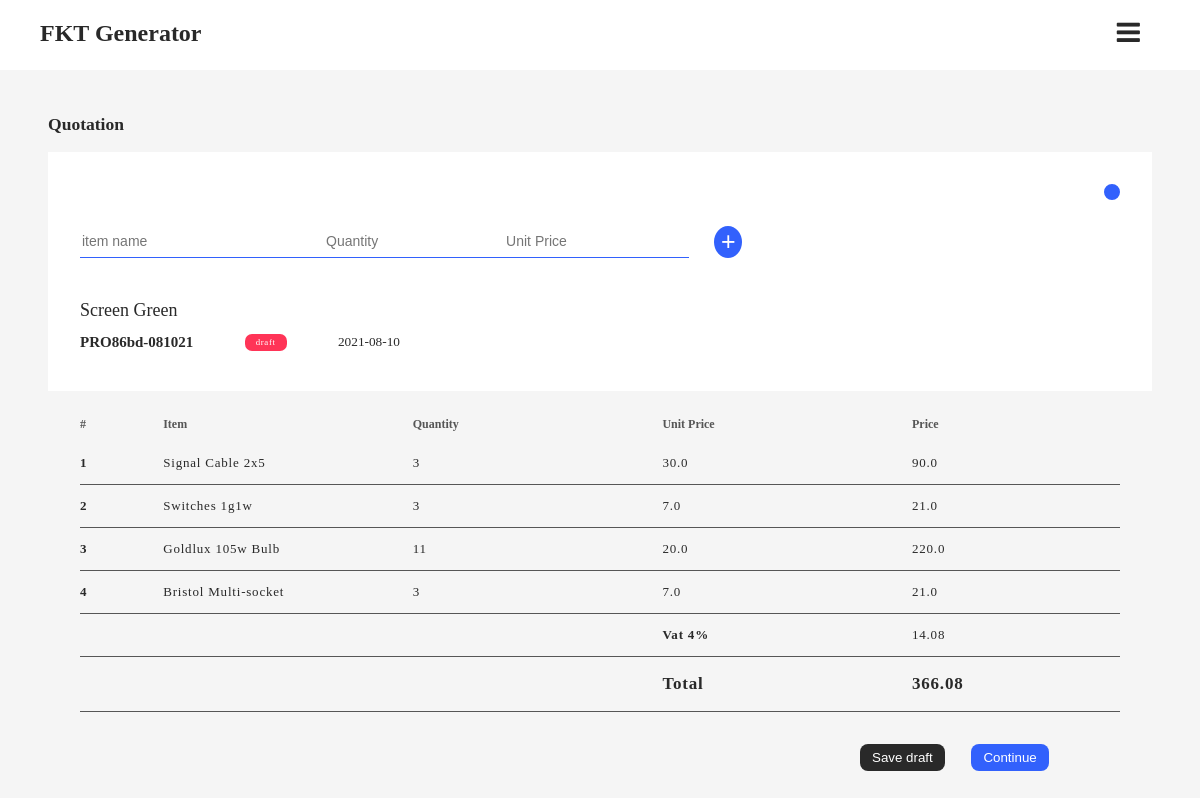
The page /form_viewer/3 on the database its author committed.
### recapp/models.py (models this page shows, shortened)
class Ticket(db.Model):
    id = db.Column(db.Integer, primary_key=True)
    pseudo_id = db.Column(db.String, unique=True, nullable=False)
    belongs_to = db.Column(db.String, nullable=False)
    form_type = db.Column(db.String, nullable=False)
    status = db.Column(db.String, nullable=False)
    subtotal = db.Column(db.Float, nullable=False, default=0.00)
    vat = db.Column(db.Float, nullable=False, default=0.00)
    total_sum = db.Column(db.Float, nullable=False, default=0.00)
    no_items = db.Column(db.Integer, nullable=False, default=0)
    issuance_date = db.Column(
        db.DateTime, nullable=False, default=datetime.utcnow())
    items = db.relationship('Storage', backref='pocket', lazy=True)

class Storage(db.Model):
    id = db.Column(db.Integer, primary_key=True)
    item_name = db.Column(db.String, nullable=False)
    item_quantity = db.Column(db.Integer, nullable=False)
    unit_price = db.Column(db.Float, nullable=False)
    total_price = db.Column(db.Float, nullable=False)
    ticket_link = db.Column(
        db.Integer, db.ForeignKey('ticket.id'), nullable=False)

### recapp/routes.py (the view, shortened to what this page needs)
@app.route("/form_viewer/<int:ticket_id>", methods=['GET', 'POST'])
def form_viewer(ticket_id):
    call_for_view = Ticket.query.filter_by(id=ticket_id).first()
    form = Generator()
    resources = Storage.query.filter_by(
        ticket_link=ticket_id).all()
    return render_template('viewer.html', viewer=call_for_view, title=f'{call_for_view.pseudo_id}', resources=resources, form=form, count=0)

### recapp/forms.py
class Generator(FlaskForm):
    item_name = StringField(validators=[DataRequired()])
    item_quantity = IntegerField(validators=[DataRequired()])
    unit_price = FloatField(validators=[DataRequired()])
    add = SubmitField('+')

### recapp/templates/viewer.html (shortened to what this page needs)
{% extends 'origin.html' %}
    {% block content %}
    <main role="main">
        <div class="container">
            <div class="form-type">
            {% if viewer.form_type == 'REC' %}
                <h3>Receipt</h3>
            {% else %}
                <h3>Quotation</h3>
            {% endif %}
            </div>
            <div class="plaque half-radius for-form">
                <div>
                    <li id="form-dropdown">
                        <a href="#" class="caret" id="caret">
                        </a>
                    </li>
                </div>
                <div class="form editor">
                    <form action="" class="" method="POST">
                        <div class="generator">
                            {{ form.item_name(class='top-off', id="item-name", placeholder='item name') }}
                            {{ form.item_quantity(class='top-off', id="item-quantity", placeholder='Quantity') }}
                            {{ form.unit_price(class='top-off', id="unit_price", placeholder='Unit Price') }}
                            {{ form.add(class='btn-round') }}
                        </div>
                    </form>
                </div>
                <div class="meta">
                        <div class="form-owner">
                            <p>{{ viewer.belongs_to }}</p>
                        </div>
                        <div class="meta-meta">
                            <div class="form-id">
                                <h2>{{ viewer.pseudo_id }}</h2>
                            </div>
                            <div class="status {{ viewer.status }}">
                                <small>{{ viewer.status }}</small>
                            </div>
                            <div class="date">
                                <small>{{ viewer.issuance_date.date() }}</small>
                            </div>
                        </div>
                    </div>
                </div>
                <div class="table">
                    <div class="heads">
                        <div class="row">
                            <div class="column" id="num-col">
                                <h2>#</h2>
                            </div>
                            <div class="column">
                                <h2>Item</h2>
                            </div>
                            <div class="column">
                                <h2>Quantity</h2>
                            </div>
                            <div class="column">
                                <h2>Unit Price</h2>
                            </div>
                            <div class="column">
                                <h2>Price</h2>
                            </div>
                        </div>
                    </div>
                    <div class="entries">
                         {% if resources %}
                            {% for item in resources %}
                                <div class="row">
                                    <div class="column" id="num-col">
                                        <p>{{ resources.index(item) + 1 }}</p>
                                    </div>
                                    <div class="column">
                                        <p>{{item.item_name}}</p>
                                    </div>
                                    <div class="column">
                                        <p>{{item.item_quantity}}</p>
                                    </div>
                                    <div class="column">
                                        <p>{{item.unit_price}}</p>
                                    </div>
                                    <div class="column">
                                        <p>{{item.total_price}}</p>
                                    </div>
                                </div>
                            {% endfor %}
                            <div class="row vat-row">
                                <div class="column" id="num-col"></div>
                                <div class="column"></div>
                                <div class="column"></div>
                                <div class="column" id="vat">
                                    <p>Vat 4%</p>
                                </div>
                                <div class="column" id="vat-amnt">
                                    <p>{{viewer.vat}}</p>
                                </div>
                            </div>
                            <div class="row total-row">
                                <div class="column" id="num-col"></div>
                                <div class="column rev-pseudo"></div>
                                <div class="column"></div>
                                <div class="column" id="total-tag">
                                    <p>Total</p>
                                </div>
                                <div class="column" id="total-amnt">
                                    <p>{{viewer.total_sum}}</p>
                                </div>
                            </div>
                            <div class="btn-group">
                                <button type="submit" href="{{ url_for('draftify', ticket_pseudo_id=viewer.pseudo_id) }}" class="btn btn-sec">Save draft</button>
                                <button type="submit" class="btn btn-prime">Continue</button>
                            </div>
                        {% else %}
                            <h2 style="text-align: center;">no items have been added to this form yet</h2>
                        {% endif %}
                    </div>
                </div>
            </div>
    </main>
{% endblock %}

### recapp/static/css/style.css (style rules this page uses)
* { list-style: none; box-sizing: border-box; }
:root { --white: #ffffff; --white2: #eeeeee; --white3: #f5f5f5; --black: #222222; --black2: #202020; --black3: #292929 ; --grey1: #F1F1F1; --grey2: #565656; --grey3: rgba(0, 0, 0, 0.082); --blue: #3261fc; --blue2: #214ddd; --blue3: #5f69f3; --blue4: #4f58d8; --green: #03c162; --green2: #169153; --red: #FF3457; --neutral: #ffe386; }
.light { --surface1: var(--white); --surface2: var(--white2); --surface3: var(--white3); --text1: var(--black3); --text2: var(--grey2); --text3: var(--white); --border-col:var(--blue); --border-col2: var(--blue2); --box-shadow : var(--grey3); --action1: var(--blue); --action1-active: var(--blue2); --action2: var(--black3); --action2-active: var(--black1); --plaque1: var(--green); --plaque1-active: var(--green2); --plaque2: var(--blue); --plaque2-active: var(--blue2); --surfake: linear-gradient(to right, var(--black3), var(--white2) ); }
body { margin: 0; padding: 0; background: var(--surface3); color: var(--text1); font-family: "Neue Haas Grotesk Display Pro"; transition: background 500ms ease-in-out, color 1000ms ease-in-out; }
a { color: currentColor; text-decoration: none; }
small { font-size: 70%; }
.container, .container-form { padding-top: 6em; padding-left: 3em; padding-right: 3em; }
.form-type { font-size: 15px; font-weight: light; }
.plaque { width: 100%; padding: 2em; padding-bottom: 2.5em; background: var(--surface1); margin-bottom: 4em; }
.half-radius { border-top-left-radius: 32px; border-top-right-radius: 32px; }
.status { padding: 0.2em 0.9em; border-radius: 7px; float: right; font-size: 12.6; letter-spacing: 0.6px; color: var(--text3); }
.negative, .draft { background: var(--red); }
.for-form { display: flex; flex-direction: column; padding: 0; padding-bottom: 2.5em; padding-top: 2em; margin-bottom: 1em; border-top-left-radius: 0; border-top-right-radius: 0; }
.caret { border: 2px solid var(--border-col); background: var(--border-col); border-radius: 50%; width: 1rem; height: 1rem; position: absolute; }
.caret::after { width: 100%; height: 100%; position: absolute; background: var(--border-col); z-index: 2; }
#form-dropdown { float: right; margin-bottom: 2.6em; margin-right: 3em; }
.form { padding-bottom: 2em; }
.editor { padding-bottom: 0.5em; }
.meta { margin-right: 2em; margin-left: 2em; }
.meta-meta { width: 320px; display: flex; justify-content: space-between; }
.form-owner { margin-bottom: 0.8em; }
.meta h2 { font-size: 15; display: inline; }
.meta p { font-size: 18; margin-bottom: 0.5em; }
.date { font-size: 19px; margin: 0; padding: 0; }
.generator { margin-right: 2em; margin-left: 2em; width: 60%; display: flex; justify-content: space-between; }
.top-off { border-top: transparent; border-left: transparent; border-right: transparent; border-bottom: 1.99px solid var(--border-col); border-radius: 0; background: none; color: var(--text1); font-size: 14px; }
#item-name { width: 280px; }
#item-quantity { width: 180px; }
.btn-round { padding: 0; background: var(--border-col); border: none; border-radius: 50%; height: 1.3em; width: 1.3em; margin-left: 1em; cursor: pointer; font-size: 25px; color: var(--text3); text-align: center; transition: color 0.15s ease-in-out, background-color 0.15s ease-in-out; }
.row { width: 100%; display: -ms-flexbox; display: flex; -ms-flex-wrap: wrap; }
.column { -ms-flex: 0 0 24%; flex: 0 0 24%; max-width: 24%; }
#num-col { -ms-flex: 0 0 8%; flex: 0 0 8%; max-width: 8%; font-weight: 600; }
.heads { background: var(--surface3); padding-left: 2em; padding-right: 2em; color: var(--text2); }
.entries { padding-left: 2em; padding-right: 2em; margin-bottom: 2em; }
.entries .row { border-bottom: 1px solid var(--grey2); }
.heads h2 { font-size: 12; }
.entries p { font-size: 13; letter-spacing: 0.8px; }
#vat { font-weight: 600; }
.btn-group { display: flex; padding-right: 2em; margin-left: 2em; margin-bottom: 2em; padding-top: 2em; float: right; width: 25%; }
.btn { padding: 0.44em 0.9em; color: var(--text3); border-radius: 8px; border: none; cursor: pointer; }
.btn-prime { background: var(--action1); }
.btn-sec { background: var(--action2); margin-right: 2em; }
.total-row p { font-size: 17px; font-weight: 600; }

### rows shown on the page
Ticket: belongs_to "Screen Green", pseudo_id "PRO86bd-081021", status "draft", issuance_date "2021-08-10", vat "14.08", total_sum "366.08"
Storage: resources "1", item_name "Signal Cable 2x5", item_quantity "3", unit_price "30.0", total_price "90.0"
Storage: resources "2", item_name "Switches 1g1w", item_quantity "3", unit_price "7.0", total_price "21.0"
Storage: resources.index(item)+1 "3", item_name "Goldlux 105w Bulb", item_quantity "11", unit_price "20.0", total_price "220.0"
Storage: resources "4", item_name "Bristol Multi-socket", item_quantity "3", unit_price "7.0", total_price "21.0"
